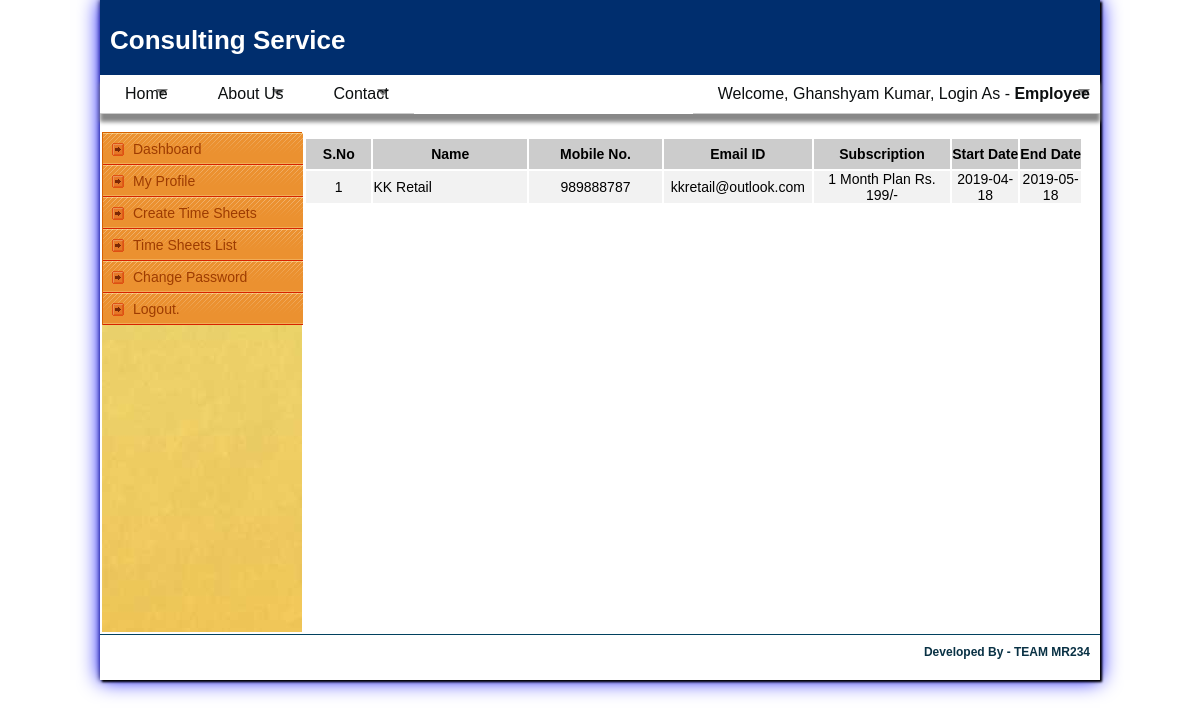
The app's page /venderlist.php (signed in) with its own data.
### tables this page shows
CREATE TABLE `users` (
  `id` bigint(20) NOT NULL,
  `admin_id` int(10) DEFAULT NULL,
  `name` varchar(100) NOT NULL,
  `gender` varchar(50) DEFAULT NULL,
  `email` varchar(100) NOT NULL,
  `mobile` varchar(20) NOT NULL,
  `address` varchar(500) DEFAULT NULL,
  `city` varchar(100) DEFAULT NULL,
  `state` varchar(100) DEFAULT NULL,
  `pincode` varchar(100) DEFAULT NULL,
  `news_letter` varchar(50) DEFAULT 'yes',
  `password` varchar(25) NOT NULL,
  `utype` varchar(50) DEFAULT NULL,
  `ustatus` char(1) DEFAULT '1' COMMENT '1=>Active, 0=> Inactive',
  `created` datetime DEFAULT NULL,
  `updated` datetime DEFAULT NULL,
  `subscription_plan` varchar(255) DEFAULT NULL,
  `start_date` date DEFAULT NULL,
  `end_date` date DEFAULT NULL
);

### venderlist.php (the view, shortened to what this page needs)
<?php
include './dbconfig.php';
if (!empty($user_id)) {
    ?>
    <!DOCTYPE html PUBLIC "-//W3C//DTD XHTML 1.0 Transitional//EN" "http://www.w3.org/TR/xhtml1/DTD/xhtml1-transitional.dtd">
    <html xmlns="http://www.w3.org/1999/xhtml">
        <head>
            <link href="stylesheet/style.css" rel="stylesheet" type="text/css" />
            <link href="stylesheet/menu.css" rel="stylesheet" type="text/css" />
            <link href="stylesheet/form-field.css" rel="stylesheet" type="text/css" />
            <link type="text/css" href="stylesheet/left-panel.css" rel="stylesheet"/>
        </head>
        <body>
            <div id="wrapper">
                <div id="container">
                    <div id="header">
                        <?php
                        include('header.php');
                        ?>
                    </div>
                    <div id="center-page">
                        <table border="0" width="100%">
                            <tr>
                                <td valign="top">
                                    <?php
                                    include('custmenu.php');
                                    ?>
                                </td>
                                <td valign="top" width="800"  align="center">
                                    <table cellpadding="2" cellspacing="2" width="100%" >
                                        <tr style="background: #ccc;font-size: 14px;padding: 5px;height: 30px;font-weight: bold;color: #000;">
                                            <td width="10%" align="center">S.No</td>
                                            <td width="25%" align="center">Name</td>
                                            <td width="20%" align="center">Mobile&nbsp;No.</td>
                                            <td width="20%" align="center">Email&nbsp;ID</td>
                                            <td width="20%" align="center">Subscription</td>
                                            <td width="10%" align="center">Start&nbsp;Date</td>
                                            <td width="10%" align="center">End&nbsp;Date</td>
                                        </tr>
                                        <?php
                                        $sql_query = "select id,name,email,mobile,date_format(created,'%d-%M-%Y') as created,subscription_plan,start_date,end_date from users where utype = 'vender' order by id desc";
                                        $result = mysqli_query($con, $sql_query);
                                        $i = 0;
                                        while ($row = mysqli_fetch_array($result)) {
                                            $i++;
                                            $name = $row ['name'];
                                            $mobile = $row ['mobile'];
                                            $email = $row ['email'];
                                            $subscription_plan = $row ["subscription_plan"];
                                            ?>
                                            <tr style="background: #f2f2f2;font-size: 14px;padding: 5px;height: 24px;color: #000;">
                                                <td align="center"><?php echo $i; ?></td>
                                                <td><?php echo $name; ?></td>
                                                <td align="center"><?php echo $mobile; ?></td>
                                                <td align="center"><?php echo $email; ?></td>
                                                <td align="center"><?php echo $subscription_plan; ?></td>
                                                <td align="center"><?php echo $row ['start_date']; ?></td>
                                                <td align="center"><?php echo $row ['end_date']; ?></td>
                                            </tr>
                                        <?php } ?>
                                    </table>
                                </td>
                            </tr>
                        </table>
                    </div>
                    <?php
                    include('footer.php');
                    ?>
                </div>
            </div>
        </body>
    </html>
    <?php
} else {
    header("location:login.php?logout=success");
}
?>

### stylesheet/style.css (style rules this page uses)
* { margin:0px 0px 0px 0px; padding:0px 0px 0px 0px; }
body { font-family: calibri, "Trebuchet MS", Arial; font-size:13px; color:#636363; background:#ab1f22; margin:0px 0px 0px 0px; padding:0px 0px 0px 0px; background:url(../images/bg.jpg) top no-repeat; background-attachment:fixed; }
#wrapper { width:100%; margin:0px 0px 0px 0px; padding:0px 0px 0px 0px; }
#container { width:970px; margin:0px auto; padding:0px 15px; background-color: #ffffff; box-shadow: 2px 2px 2px black, 0 0 20px blue, 0 0 5px #000; }
#header { width:980px; margin:0px 0px 0px 0px; padding:0px 0px 0px 0px; height: 100px; }
#center-page { width:970px; height:auto;; padding: 0px; margin: 0px; }

### records on screen
users: name "KK Retail", mobile "989888787", email "kkretail@outlook.com", subscription_plan "1 Month Plan Rs. 199/-", start_date "2019-04-18", end_date "2019-05-18"

### other values on screen
$user_name "Ghanshyam Kumar"
$user_type "Employee"
